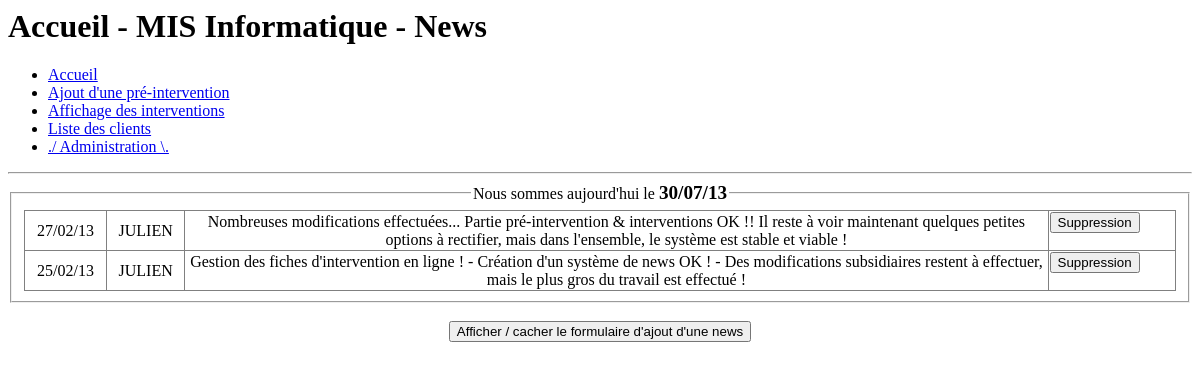
Before: /index.php?p=index with the older database file.
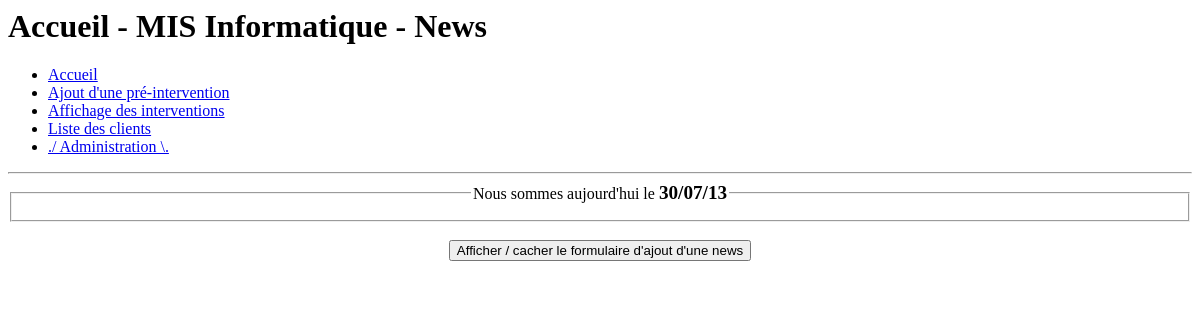
After: the same page with the newer database file.
### tables this page shows
CREATE TABLE IF NOT EXISTS `tnews` (
  `id` int(11) NOT NULL AUTO_INCREMENT,
  `news` text NOT NULL,
  `dateNews` char(15) NOT NULL,
  `auteur` char(20) NOT NULL,
  PRIMARY KEY (`id`)
);

### news/news.php (the view, shortened to what this page needs)
<?php
echo "<fieldset><legend align='center'>Nous sommes aujourd'hui le <big><b>".date('d/m/y')."</b></big></legend>";
echo "<center><table border='1' rules='all'>";
$sql = mysql_query ( "SELECT * FROM tnews ORDER BY dateNews DESC;" ) or die ( mysql_error() ) ;
while ($ligne = mysql_fetch_array($sql))
{
	echo "<tr>" ;
	echo "<td align='center'>" . $ligne['dateNews']	. "</td>" ;
	echo "<td align='center'>" . $ligne['auteur'] . "</td>" ;
	echo "<td align='center' width='75%'>" . $ligne['news']	. "</td>" ;
	echo "<td><form action='news/delnews.php?id=" . $ligne["id"] . "' method='POST'> <input type='hidden' name='id' value='" . $ligne["id"] . "'> <input type='submit' value='Suppression' onclick=\"javascript:return(confirm('Confirmer la suppression ?'))\";> </form></td>" ;
	echo "</tr>" ;
}
	echo "</table></center>";
	echo "</fieldset>";
?>
<br />
<center>
<div class="spoiler">
<input onclick="showSpoiler(this);" value="Afficher / cacher le formulaire d'ajout d'une news" type="button" />
</center>

### index.php (shortened to what this page needs)
<!DOCTYPE>
<html>
<head>
	<link href="style.css" rel="stylesheet" type="text/css" />
</head>
<body>
<?php
if (($_GET['p'])=="index") { echo "<h1>Accueil - MIS Informatique - News</h1>"; }
?>
<ul>
	<li><a href="index.php?p=index">Accueil</a></li>
	<li><a href="index.php?p=ajoutpreinterv">Ajout d'une pré-intervention</a></li>
	<li><a href="index.php?p=showinterv">Affichage des interventions</a></li>
	<li><a href="index.php?p=clients">Liste des clients</a></li>
	<li><a href="index.php?p=administration">./ Administration \.</a></li>
</ul>
<hr />
<?php
if (($_GET['p'])=="index")
{ include "news/news.php"; }
?>
</body>
</html>

Changed rows visible on the page:
removed tnews: dateNews "27/02/13", auteur "JULIEN", news "Nombreuses modifications effectuées... Partie pré-intervention & interventions OK !! Il reste à voir maintenant quelques petites options à rectifier, mais dans l'ensemble, le système est stable et viable !"
removed tnews: dateNews "25/02/13", auteur "JULIEN", news "Gestion des fiches d'intervention en ligne ! - Création d'un système de news OK ! - Des modifications subsidiaires restent à effectuer, mais le plus gros du travail est effectué !"
